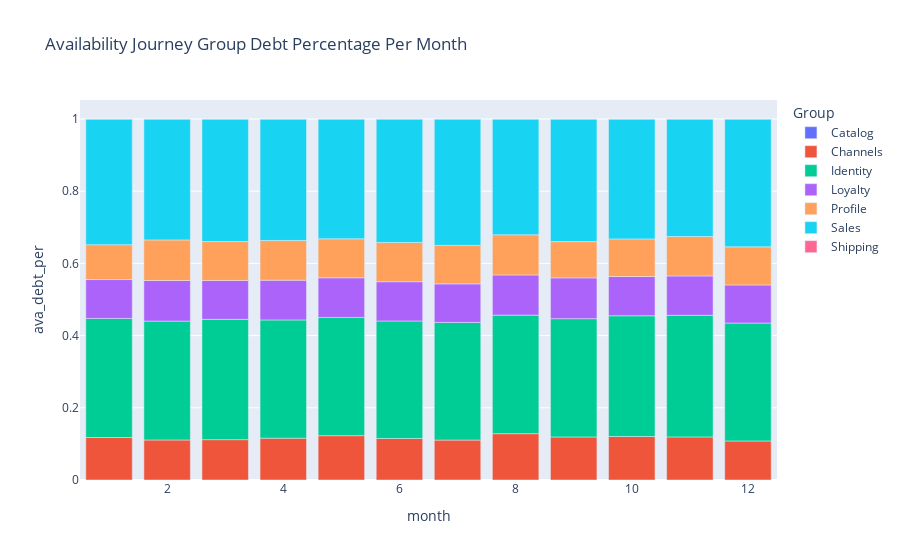

Write notebook code for a chart like this one.
### Code cell
fig = px.bar(groupdf, x="month", y="ava_debt_per", color="Group", title="Availability Journey Group Debt Percentage Per Month")
fig.show()

### Figure 1 — Plotly figure (JSON) as saved in the notebook; plotly's stock layout.template omitted (floating-point values rounded to 4 significant figures)
{"data": [{"alignmentgroup": "True", "hovertemplate": "Group=Catalog<br>month=%{x}<br>ava_debt_per=%{y}<extra></extra>", "legendgroup": "Catalog", "marker": {"color": "#636efa"}, "name": "Catalog", "offsetgroup": "Catalog", "orientation": "v", "showlegend": true, "textposition": "auto", "type": "bar", "x": [1, 2, 3, 4, 5, 6, 7, 8, 9, 10, 11, 12], "xaxis": "x", "y": [0, 0, 0, 0, 0, 0, 0, 0, 0, 0, 0, 0], "yaxis": "y"}, {"alignmentgroup": "True", "hovertemplate": "Group=Channels<br>month=%{x}<br>ava_debt_per=%{y}<extra></extra>", "legendgroup": "Channels", "marker": {"color": "#EF553B"}, "name": "Channels", "offsetgroup": "Channels", "orientation": "v", "showlegend": true, "textposition": "auto", "type": "bar", "x": [1, 2, 3, 4, 5, 6, 7, 8, 9, 10, 11, 12], "xaxis": "x", "y": [0.1177, 0.1109, 0.1118, 0.1159, 0.1228, 0.1151, 0.1106, 0.1284, 0.1192, 0.1206, 0.1194, 0.1082], "yaxis": "y"}, {"alignmentgroup": "True", "hovertemplate": "Group=Identity<br>month=%{x}<br>ava_debt_per=%{y}<extra></extra>", "legendgroup": "Identity", "marker": {"color": "#00cc96"}, "name": "Identity", "offsetgroup": "Identity", "orientation": "v", "showlegend": true, "textposition": "auto", "type": "bar", "x": [1, 2, 3, 4, 5, 6, 7, 8, 9, 10, 11, 12], "xaxis": "x", "y": [0.33, 0.3292, 0.3332, 0.3275, 0.3274, 0.3255, 0.326, 0.3283, 0.3277, 0.3344, 0.3368, 0.3266], "yaxis": "y"}, {"alignmentgroup": "True", "hovertemplate": "Group=Loyalty<br>month=%{x}<br>ava_debt_per=%{y}<extra></extra>", "legendgroup": "Loyalty", "marker": {"color": "#ab63fa"}, "name": "Loyalty", "offsetgroup": "Loyalty", "orientation": "v", "showlegend": true, "textposition": "auto", "type": "bar", "x": [1, 2, 3, 4, 5, 6, 7, 8, 9, 10, 11, 12], "xaxis": "x", "y": [0.1076, 0.1125, 0.1077, 0.1101, 0.1098, 0.1088, 0.1067, 0.1113, 0.1129, 0.1087, 0.1091, 0.1055], "yaxis": "y"}, {"alignmentgroup": "True", "hovertemplate": "Group=Profile<br>month=%{x}<br>ava_debt_per=%{y}<extra></extra>", "legendgroup": "Profile", "marker": {"color": "#FFA15A"}, "name": "Profile", "offsetgroup": "Profile", "orientation": "v", "showlegend": true, "textposition": "auto", "type": "bar", "x": [1, 2, 3, 4, 5, 6, 7, 8, 9, 10, 11, 12], "xaxis": "x", "y": [0.0966, 0.1125, 0.1077, 0.1101, 0.108, 0.1088, 0.1066, 0.1113, 0.1006, 0.1042, 0.1091, 0.1055], "yaxis": "y"}, {"alignmentgroup": "True", "hovertemplate": "Group=Sales<br>month=%{x}<br>ava_debt_per=%{y}<extra></extra>", "legendgroup": "Sales", "marker": {"color": "#19d3f3"}, "name": "Sales", "offsetgroup": "Sales", "orientation": "v", "showlegend": true, "textposition": "auto", "type": "bar", "x": [1, 2, 3, 4, 5, 6, 7, 8, 9, 10, 11, 12], "xaxis": "x", "y": [0.3482, 0.3349, 0.3395, 0.3364, 0.3319, 0.3419, 0.3501, 0.3207, 0.3396, 0.3321, 0.3256, 0.3541], "yaxis": "y"}, {"alignmentgroup": "True", "hovertemplate": "Group=Shipping<br>month=%{x}<br>ava_debt_per=%{y}<extra></extra>", "legendgroup": "Shipping", "marker": {"color": "#FF6692"}, "name": "Shipping", "offsetgroup": "Shipping", "orientation": "v", "showlegend": true, "textposition": "auto", "type": "bar", "x": [1, 2, 3, 4, 5, 6, 7, 8, 9, 10, 11, 12], "xaxis": "x", "y": [0, 0, 0, 0, 0, 0, 0, 0, 0, 0, 0, 0], "yaxis": "y"}], "layout": {"barmode": "relative", "legend": {"title": {"text": "Group"}, "tracegroupgap": 0}, "title": {"text": "Availability Journey Group Debt Percentage Per Month"}, "xaxis": {"anchor": "y", "domain": [0, 1], "title": {"text": "month"}}, "yaxis": {"anchor": "x", "domain": [0, 1], "title": {"text": "ava_debt_per"}}}}
